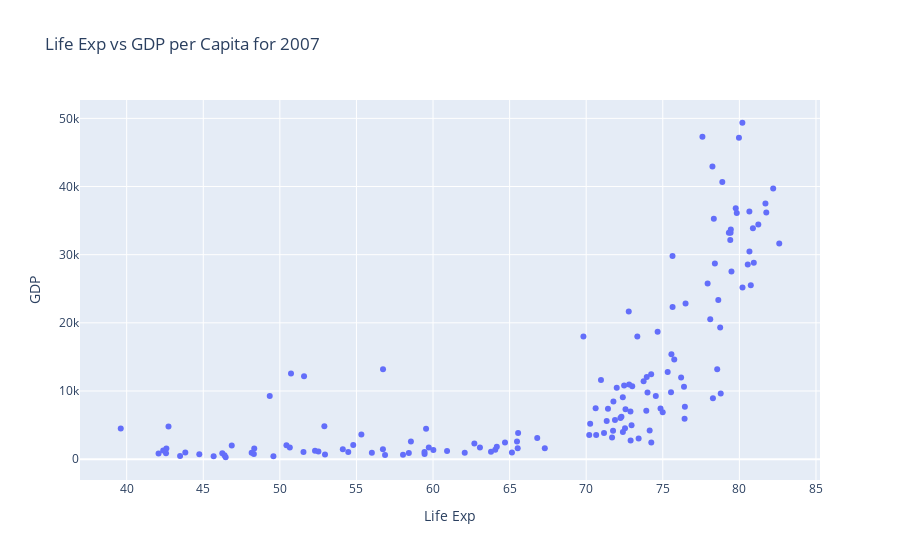

Here is the notebook cell this chart was saved with:
### Code cell
trace_1= go.Scatter(x= temp_df['lifeExp'], y= temp_df['gdpPercap'], mode='markers')
data= [trace_1]
layout= go.Layout(title= 'Life Exp vs GDP per Capita for 2007', xaxis= {'title': 'Life Exp'}, yaxis= {'title':'GDP'})
fig= go.Figure(data, layout)
fig.show()

### Figure 1 — Plotly figure (JSON) as saved in the notebook; plotly's stock layout.template omitted (floating-point values rounded to 4 significant figures; data arrays with more than 128 entries replaced by an {"elided": "..."} marker saying what was removed)
{"data": [{"mode": "markers", "type": "scatter", "x": {"elided": "142 float values"}, "y": {"elided": "142 float values"}}], "layout": {"title": {"text": "Life Exp vs GDP per Capita for 2007"}, "xaxis": {"title": {"text": "Life Exp"}}, "yaxis": {"title": {"text": "GDP"}}}}
